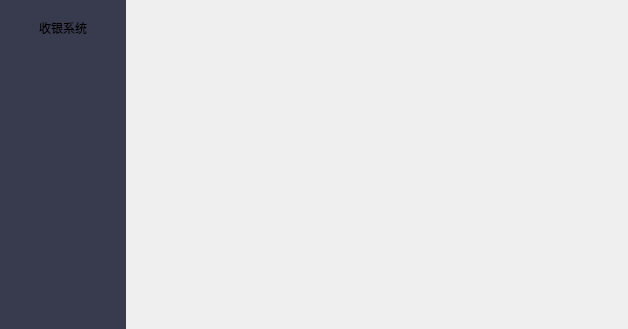
<?xml version="1.0" encoding="UTF-8"?>
<ui version="4.0">
 <class>PlaySetting</class>
 <widget class="QWidget" name="PlaySetting">
  <property name="geometry">
   <rect>
    <x>0</x>
    <y>0</y>
    <width>628</width>
    <height>329</height>
   </rect>
  </property>
  <property name="windowTitle">
   <string>Form</string>
  </property>
  <layout class="QHBoxLayout" name="horizontalLayout" stretch="3,12">
   <property name="spacing">
    <number>0</number>
   </property>
   <property name="sizeConstraint">
    <enum>QLayout::SetMinimumSize</enum>
   </property>
   <property name="leftMargin">
    <number>0</number>
   </property>
   <property name="topMargin">
    <number>0</number>
   </property>
   <property name="rightMargin">
    <number>0</number>
   </property>
   <property name="bottomMargin">
    <number>0</number>
   </property>
   <item>
    <widget class="QWidget" name="widget" native="true">
     <property name="styleSheet">
      <string notr="true">#listWidget_toolbar{
background:rgb(56,59,78);
 border: none;
}

#widget_connect,
#widget_version,
#widget{
background:rgb(56,59,78);
 border: none;
}
</string>
     </property>
     <layout class="QVBoxLayout" name="verticalLayout" stretch="2,8,2">
      <property name="spacing">
       <number>0</number>
      </property>
      <property name="sizeConstraint">
       <enum>QLayout::SetMinimumSize</enum>
      </property>
      <property name="leftMargin">
       <number>0</number>
      </property>
      <property name="topMargin">
       <number>0</number>
      </property>
      <property name="rightMargin">
       <number>0</number>
      </property>
      <property name="bottomMargin">
       <number>0</number>
      </property>
      <item>
       <widget class="QWidget" name="widget_version" native="true">
        <layout class="QGridLayout" name="gridLayout">
         <item row="0" column="0">
          <widget class="QLabel" name="label">
           <property name="text">
            <string>收银系统</string>
           </property>
           <property name="alignment">
            <set>Qt::AlignCenter</set>
           </property>
          </widget>
         </item>
        </layout>
       </widget>
      </item>
      <item>
       <widget class="QListWidget" name="listWidget_toolbar"/>
      </item>
      <item>
       <widget class="QWidget" name="widget_connect" native="true"/>
      </item>
     </layout>
    </widget>
   </item>
   <item>
    <widget class="QWidget" name="widget_2" native="true">
     <layout class="QVBoxLayout" name="verticalLayout_2">
      <property name="spacing">
       <number>0</number>
      </property>
      <property name="leftMargin">
       <number>0</number>
      </property>
      <property name="topMargin">
       <number>0</number>
      </property>
      <property name="rightMargin">
       <number>0</number>
      </property>
      <property name="bottomMargin">
       <number>0</number>
      </property>
      <item>
       <widget class="ScanCodeSetting" name="widget_scanCodeSetting" native="true"/>
      </item>
      <item>
       <widget class="ReminderSetting" name="widget_reminderSetting" native="true"/>
      </item>
      <item>
       <widget class="CashRegisterSetting" name="widget_cashRegisterSetting" native="true"/>
      </item>
      <item>
       <widget class="CommonSetting" name="widget_commonSetting" native="true"/>
      </item>
      <item>
       <widget class="MiscellaneousFunction" name="widget_miscellaneousFunction" native="true"/>
      </item>
      <item>
       <widget class="AdvancedFunction" name="widget_advancedFunction" native="true"/>
      </item>
     </layout>
    </widget>
   </item>
  </layout>
 </widget>
 <customwidgets>
  <customwidget>
   <class>CashRegisterSetting</class>
   <extends>QWidget</extends>
   <header>cashregistersetting.h</header>
   <container>1</container>
  </customwidget>
  <customwidget>
   <class>CommonSetting</class>
   <extends>QWidget</extends>
   <header>commonsetting.h</header>
   <container>1</container>
  </customwidget>
  <customwidget>
   <class>AdvancedFunction</class>
   <extends>QWidget</extends>
   <header>advancedfunction.h</header>
   <container>1</container>
  </customwidget>
  <customwidget>
   <class>MiscellaneousFunction</class>
   <extends>QWidget</extends>
   <header>miscellaneousfunction.h</header>
   <container>1</container>
  </customwidget>
  <customwidget>
   <class>ReminderSetting</class>
   <extends>QWidget</extends>
   <header>remindersetting.h</header>
   <container>1</container>
  </customwidget>
  <customwidget>
   <class>ScanCodeSetting</class>
   <extends>QWidget</extends>
   <header>scancodesetting.h</header>
   <container>1</container>
  </customwidget>
 </customwidgets>
 <resources/>
 <connections/>
</ui>
